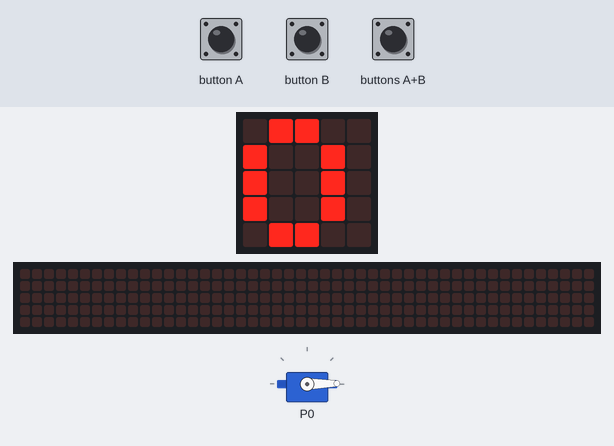
The program below on a simulated BBC micro:bit (MakeCode). Shown: the board's 5×5 LED display, servo, a strip that is not on the board, showing the scrolling text unrolled. Inputs (shaded band) come from the test bench. The 48×5 strip is a reading aid, not a part: it shows the text the display is scrolling, unrolled, one strip-width of it at a time.

Above: at 0.8 s.
At 10.7 s:
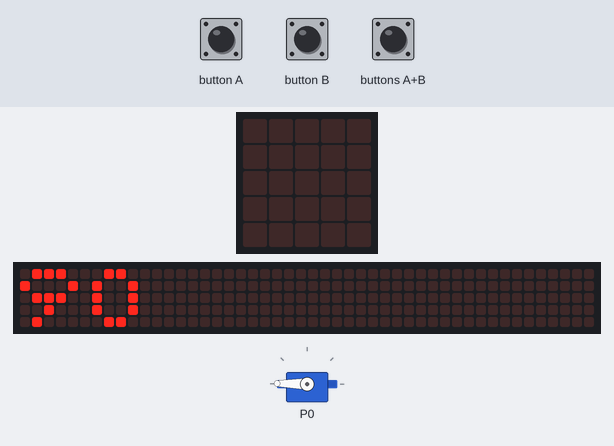
12.3 s: button B pressed for 0.15 s
At 12.6 s:
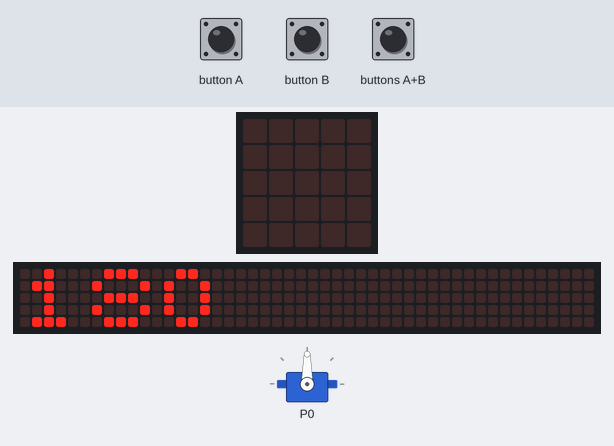
13.0 s: button A pressed for 0.15 s
13.7 s: buttons A+B pressed for 0.15 s
14.4 s: button A pressed for 0.15 s
15.1 s: buttons A+B pressed for 1 s
At 16.6 s:
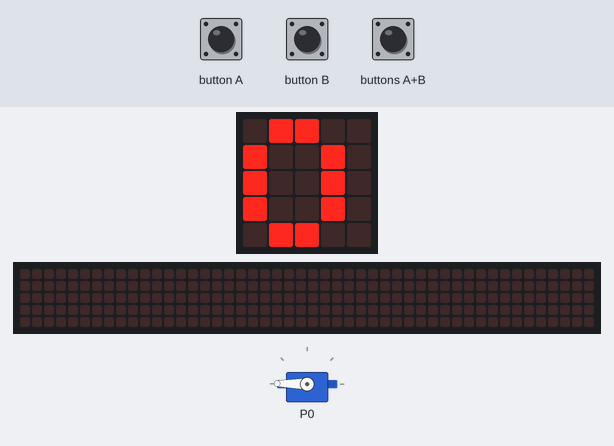
Timing chart, 0 to 18.3 s (numbered marks = the images above; inputs shaded):
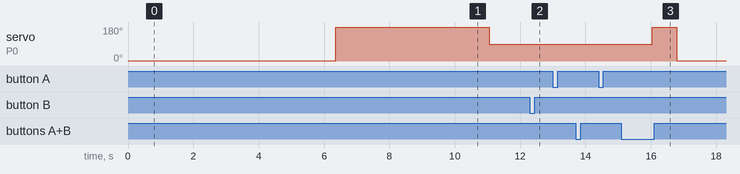

Measured:
- after the input at 12.3 s, the display: changes after 0.15 s (image 2)
- what the display in image 1 shows lasts 0.5 s, from 10.6 s to 11.1 s

The program:

main.ts
```typescript
input.onButtonPressed(Button.AB, function () {
    basic.showNumber(90)
    pins.servoWritePin(AnalogPin.P0, 90)
})
input.onButtonPressed(Button.A, function () {
    basic.showNumber(0)
    pins.servoWritePin(AnalogPin.P0, 1)
})
input.onButtonPressed(Button.B, function () {
    basic.showNumber(180)
    pins.servoWritePin(AnalogPin.P0, 179)
})
let ServoPort = 0
basic.showNumber(0)
pins.servoWritePin(AnalogPin.P0, 1)
basic.pause(2000)
basic.showNumber(180)
pins.servoWritePin(AnalogPin.P0, 179)
basic.pause(2000)
basic.showNumber(90)
pins.servoWritePin(AnalogPin.P0, 90)
basic.forever(function () {

})
```

test.ts
```typescript
// οι δοκιμές πηγαίνουν εδώ, δεν θα γίνει εκτέλεση όταν αυτό το πακέτο χρησιμοποιηθεί ως επέκταση.
```
